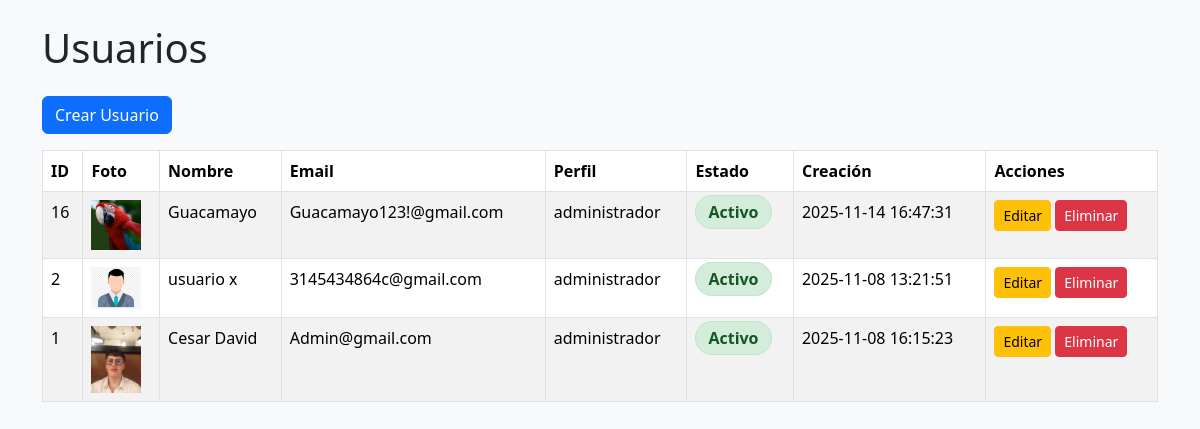
The app's page /vistas/administrativas/usuarios/usuarios.php with its own data.
### tables this page shows
CREATE TABLE `usuarios` (
  `id_usuario` int(11) NOT NULL,
  `nombre_usuario` varchar(100) NOT NULL,
  `email_usuario` varchar(120) NOT NULL,
  `password_usuario` varchar(255) NOT NULL,
  `perfil_usuario` varchar(50) NOT NULL,
  `foto_usuario` varchar(255) NOT NULL,
  `estado_usuario` int(11) NOT NULL,
  `ultimo_login` datetime NOT NULL,
  `fyh_creacion_usuario` timestamp NOT NULL DEFAULT current_timestamp(),
  `firebase_uid` varchar(255) DEFAULT NULL,
  `totp_enabled` tinyint(1) NOT NULL DEFAULT 0,
  `firebase_totp_id` varchar(255) DEFAULT NULL,
  `recovery_codes_hash` longtext DEFAULT NULL CHECK (json_valid(`recovery_codes_hash`))
);

### Modelos/Conexion.php (called while the page is built)
<?php
class Conexion {
    private static ?PDO $instancia = null;
    public static function pdo(): PDO {
        if (self::$instancia === null) {
            $host = '127.0.0.1';
            $db   = 'inventario';
            $user = 'root';
            $pass = '';
            $dsn  = "mysql:host=$host;dbname=$db;charset=utf8mb4";
            self::$instancia = new PDO($dsn, $user, $pass, [
                PDO::ATTR_ERRMODE            => PDO::ERRMODE_EXCEPTION,
                PDO::ATTR_DEFAULT_FETCH_MODE => PDO::FETCH_ASSOC,
                PDO::ATTR_EMULATE_PREPARES   => false,
            ]);
        }
        return self::$instancia;
    }
}

### Modelos/ModeloUsuarios.php (called while the page is built, shortened)
<?php
require_once "Modelos/Conexion.php";
class ModeloUsuarios {
    public static function listar(): array {
        $sql = "SELECT id_usuario, nombre_usuario, email_usuario, perfil_usuario, estado_usuario, foto_usuario, fyh_creacion_usuario
                FROM usuarios ORDER BY id_usuario DESC";
        try {
            return Conexion::pdo()->query($sql)->fetchAll(PDO::FETCH_ASSOC) ?: [];
        } catch (PDOException $e) {
            error_log("Error en ModeloUsuarios::listar - " . $e->getMessage());
            return [];
        }
    }
}

### Controladores/ControladorUsuarios.php (called while the page is built, shortened)
<?php
require_once "Modelos/ModeloUsuarios.php";
class ControladorUsuarios {
    public function listarUsuarios(): array {
        return ModeloUsuarios::listar();
    }
}
?>

### vistas/administrativas/usuarios/usuarios.php (the view, shortened to what this page needs)
<?php
require_once "Controladores/ControladorUsuarios.php";
$controlador = new ControladorUsuarios();
$usuarios = $controlador->listarUsuarios();
?>
<!DOCTYPE html>
<html lang="es">
<head>
    <link rel="stylesheet" href="https://cdn.jsdelivr.net/npm/bootstrap@5.3.2/dist/css/bootstrap.min.css">
</head>
<body class="bg-light">
<div class="container py-4">
    <h1 class="mb-4">Usuarios</h1>
    <button class="btn btn-primary mb-3" data-bs-toggle="modal" data-bs-target="#modalCrear">Crear Usuario</button>
    <table class="table table-bordered table-striped">
        <thead>
            <tr>
                <th>ID</th>
                <th>Foto</th>
                <th>Nombre</th>
                <th>Email</th>
                <th>Perfil</th>
                <th>Estado</th>
                <th>Creación</th>
                <th>Acciones</th>
            </tr>
        </thead>
        <tbody>
            <?php foreach ($usuarios as $u): ?>
                <tr>
                    <td><?= $u['id_usuario'] ?></td>
                    <td>
                        <?php if ($u['foto_usuario']): ?>
                            <img src="<?= $u['foto_usuario'] ?>" alt="Foto" width="50">
                        <?php endif; ?>
                    </td>
                    <td><?= htmlspecialchars($u['nombre_usuario']) ?></td>
                    <td><?= htmlspecialchars($u['email_usuario']) ?></td>
                    <td><?= htmlspecialchars($u['perfil_usuario']) ?></td>
                    <td>
    <?php if ($u['estado_usuario']): ?>
        <span class="estado-activo">Activo</span>
    <?php else: ?>
        <span class="estado-inactivo">Inactivo</span>
    <?php endif; ?>
</td>
                    <td><?= $u['fyh_creacion_usuario'] ?></td>
                    <td>
                        <button class="btn btn-sm btn-warning" data-bs-toggle="modal"
                                data-bs-target="#modalEditar<?= $u['id_usuario'] ?>">Editar</button>
                        <form method="POST" class="d-inline">
                            <button class="btn btn-sm btn-danger" onclick="return confirm('¿Eliminar usuario?')">Eliminar</button>
                        </form>
                    </td>
                </tr>
            <?php endforeach; ?>
        </tbody>
    </table>
</div>
</body>
</html>

### vistas/administrativas/usuarios/usuarios.php (style rules this page uses)
.estado-activo { color: #155724; background-color: #d4edda; border: 1px solid #c3e6cb; border-radius: 20px; padding: 5px 12px; font-weight: 600; }

### records on screen
usuarios: id_usuario "16", foto_usuario (picture), nombre_usuario "Guacamayo", email_usuario "Guacamayo123!@gmail.com", perfil_usuario "administrador", estado_usuario "Activo", fyh_creacion_usuario "2025-11-14 16:47:31"
usuarios: id_usuario "2", foto_usuario (picture), nombre_usuario "usuario x", email_usuario "3145434864c@gmail.com", perfil_usuario "administrador", estado_usuario "Activo", fyh_creacion_usuario "2025-11-08 13:21:51"
usuarios: id_usuario "1", foto_usuario (picture), nombre_usuario "Cesar David", email_usuario "Admin@gmail.com", perfil_usuario "administrador", estado_usuario "Activo", fyh_creacion_usuario "2025-11-08 16:15:23"
